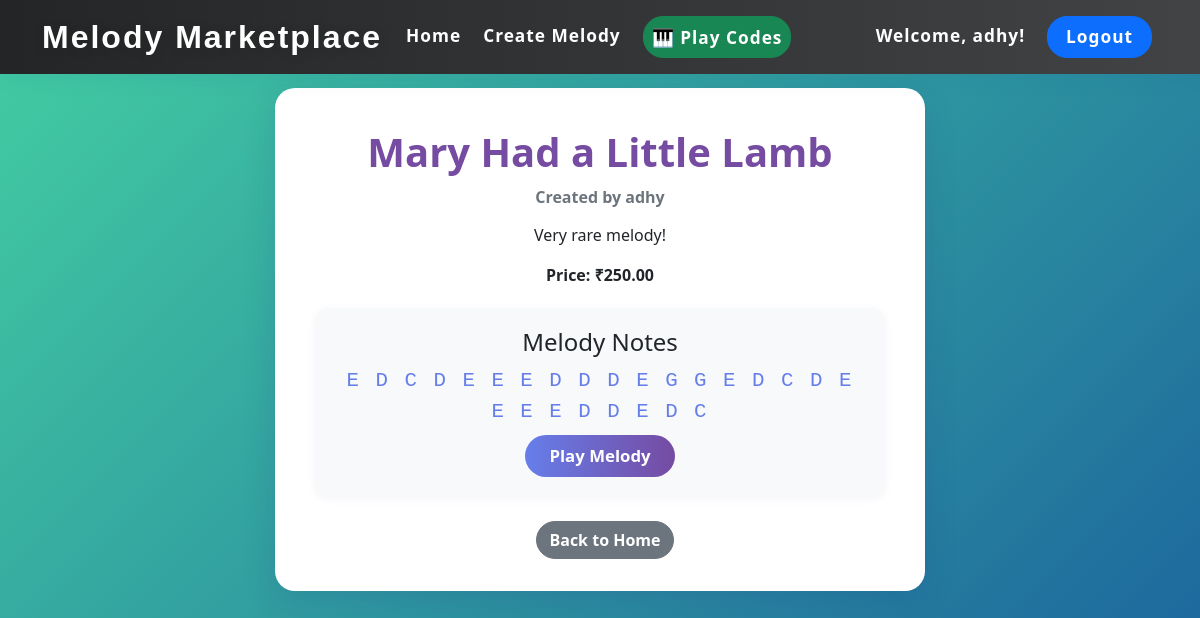
The page /melody/2/ (signed in) on the database its author committed.
### melodies/models.py (models this page shows, shortened)
class Melody(models.Model):
    creator = models.ForeignKey(User, on_delete=models.CASCADE, related_name='created_melodies')
    title = models.CharField(max_length=200)
    notes = models.TextField()  # Store melody notes as space-separated string
    price = models.DecimalField(max_digits=6, decimal_places=2)
    created_at = models.DateTimeField(auto_now_add=True)
    description = models.TextField(blank=True)
    is_published = models.BooleanField(default=False)

### melodies/views.py (the view)
# urls.py: path('melody/<int:pk>/', views.melody_detail, name='melody_detail'),
def melody_detail(request, pk):
    melody = get_object_or_404(Melody, pk=pk)
    is_owner = melody.creator == request.user if request.user.is_authenticated else False
    has_purchased = False
    if request.user.is_authenticated:
        has_purchased = Purchase.objects.filter(melody=melody, buyer=request.user).exists()
    return render(request, 'melodies/melody_detail.html', {
        'melody': melody,
        'is_owner': is_owner,
        'has_purchased': has_purchased
    })

### templates/melodies/melody_detail.html (shortened to what this page needs)
{% extends 'base.html' %}
{% block content %}
<div class="melody-detail-card">
    <h1 class="card-title">{{ melody.title }}</h1>
    <h6 class="card-subtitle mb-3 text-muted">Created by {{ melody.creator.username }}</h6>
    <p class="card-text">{{ melody.description }}</p>
    <p class="card-text"><strong>Price: <span style="font-family:Arial;font-weight:bold;">&#8377;</span>{{ melody.price }}</strong></p>
    {% if is_owner or has_purchased %}
    <div class="melody-player mb-4">
        <h4>Melody Notes</h4>
        <p class="melody-notes">{{ melody.notes }}</p>
        <button class="btn btn-primary" onclick="playMelody('{{ melody.notes }}')">Play Melody</button>
    </div>
    {% endif %}
    <a href="{% url 'home' %}" class="btn btn-secondary">Back to Home</a>
</div>
{% endblock %}

### templates/base.html (shortened to what this page needs)
<!DOCTYPE html>
<html lang="en">
<head>
    <link href="https://cdn.jsdelivr.net/npm/bootstrap@5.1.3/dist/css/bootstrap.min.css" rel="stylesheet">
</head>
<body>
    <nav class="navbar navbar-expand-lg navbar-dark bg-dark" style="position:fixed;top:0;left:0;width:100%;z-index:1030;">
        <div class="container">
            <a class="navbar-brand" href="{% url 'home' %}">Melody Marketplace</a>
            <div class="collapse navbar-collapse" id="navbarNav">
                <ul class="navbar-nav me-auto">
                    <li class="nav-item">
                        <a class="nav-link" href="{% url 'home' %}">Home</a>
                    </li>
                    {% if user.is_authenticated and user.userprofile.is_creator %}
                    <li class="nav-item">
                        <a class="nav-link" href="{% url 'create_melody' %}">Create Melody</a>
                    </li>
                    {% endif %}
                    {% if user.is_authenticated %}
                    <li class="nav-item">
                        <a class="nav-link btn btn-success" style="margin-left:8px;font-weight:600;border-radius:20px;" href="{% url 'play_codes' %}"><span style="font-size:1.1rem;">🎹</span> Play Codes</a>
                    </li>
                    {% endif %}
                </ul>
                <ul class="navbar-nav">
                    {% if user.is_authenticated %}
                    <li class="nav-item">
                        <span class="nav-link">Welcome, {{ user.username }}!</span>
                    </li>
                    <li class="nav-item">
                        <form method="post" action="/accounts/logout/" style="display:inline;">
                            <button type="submit" class="nav-link btn btn-primary" style="padding:7px 18px;border-radius:20px;font-weight:600;font-size:1.08rem;letter-spacing:1px;margin-left:8px;">Logout</button>
                        </form>
                    </li>
                    {% endif %}
                </ul>
            </div>
        </div>
    </nav>
    <div class="container mt-4" style="margin-top:88px !important;">
        {% block content %}
        {% endblock %}
    </div>
</body>
</html>

### templates/base.html (style rules this page uses)
.melody-player { background: #f8f9fa; padding: 20px; border-radius: 10px; margin: 20px 0; }
.melody-notes { font-family: monospace; font-size: 1.2em; letter-spacing: 2px; }
.navbar { background: linear-gradient(90deg, #232526 0%, #414345 100%) !important; box-shadow: 0 4px 20px 0 rgba(24,90,157,0.10); }
.navbar-brand { font-family: 'Trebuchet MS', sans-serif; font-weight: 800; font-size: 2rem; letter-spacing: 2px; color: #fff !important; text-shadow: 1px 2px 8px #23252644; }
.navbar-nav .nav-link { color: #fff !important; font-weight: 600; font-size: 1.08rem; letter-spacing: 1px; margin-right: 6px; transition: color 0.2s, background 0.2s; border-radius: 20px; padding: 7px 18px; }

### templates/melodies/melody_detail.html (style rules this page uses)
body { background: linear-gradient(135deg, #43cea2 0%, #185a9d 100%); min-height: 100vh; animation: bg-move 16s ease-in-out infinite alternate; }
.melody-detail-card { background: #fff; border-radius: 20px; box-shadow: 0 8px 32px 0 rgba(31, 38, 135, 0.15); padding: 2.5rem 2.5rem 2rem 2.5rem; max-width: 650px; margin: 60px auto 30px auto; text-align: center; }
.melody-detail-card h1 { color: #764ba2; font-weight: 800; margin-bottom: 1rem; }
.melody-detail-card h6 { color: #185a9d; font-weight: 600; }
.melody-detail-card .btn-primary { background: linear-gradient(90deg, #667eea 0%, #764ba2 100%); border: none; border-radius: 25px; font-weight: 600; padding: 0.5rem 1.5rem; font-size: 1.05rem; }
.melody-detail-card .btn-secondary { border-radius: 25px; font-weight: 600; margin-left: 10px; }
.melody-player { background: #f8f9fa; padding: 20px; border-radius: 14px; margin: 20px 0; box-shadow: 0 2px 10px 0 rgba(31, 38, 135, 0.05); }
.melody-notes { font-family: monospace; font-size: 1.3em; letter-spacing: 2px; color: #667eea; margin-bottom: 8px; }

### rows shown on the page
Melody: title "Mary Had a Little Lamb", creator.username "adhy", description "Very rare melody!", price "250.00", notes "E D C D E E E D D D E G G E D C D E E E E D D E D C"

### other values the page prints
{{ user.username }} "adhy"
